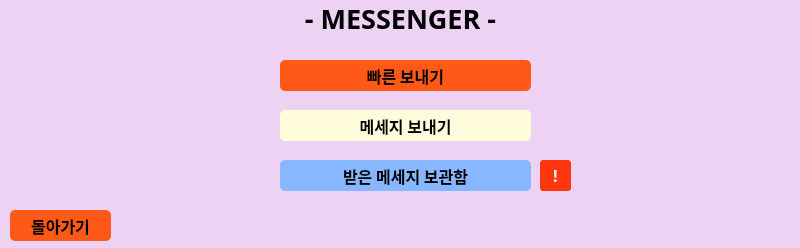
<?xml version="1.0" encoding="UTF-8"?>
<ui version="4.0">
 <class>Dialog</class>
 <widget class="QDialog" name="Dialog">
  <property name="geometry">
   <rect>
    <x>0</x>
    <y>0</y>
    <width>800</width>
    <height>248</height>
   </rect>
  </property>
  <property name="windowTitle">
   <string>Dialog</string>
  </property>
  <widget class="QLabel" name="label">
   <property name="geometry">
    <rect>
     <x>0</x>
     <y>0</y>
     <width>801</width>
     <height>371</height>
    </rect>
   </property>
   <property name="styleSheet">
    <string notr="true">background-color : #EDD2F3;</string>
   </property>
   <property name="text">
    <string/>
   </property>
   <property name="indent">
    <number>-1</number>
   </property>
  </widget>
  <widget class="QPushButton" name="goBackBtn">
   <property name="geometry">
    <rect>
     <x>10</x>
     <y>210</y>
     <width>101</width>
     <height>31</height>
    </rect>
   </property>
   <property name="font">
    <font>
     <family>Noto Sans CJK KR Black</family>
     <pointsize>12</pointsize>
     <weight>75</weight>
     <bold>true</bold>
    </font>
   </property>
   <property name="styleSheet">
    <string notr="true">background-color : rgb(255, 89, 24);
border-radius : 5px;</string>
   </property>
   <property name="text">
    <string>돌아가기</string>
   </property>
  </widget>
  <widget class="QLabel" name="voteLabel">
   <property name="geometry">
    <rect>
     <x>0</x>
     <y>0</y>
     <width>801</width>
     <height>71</height>
    </rect>
   </property>
   <property name="font">
    <font>
     <family>Noto Sans CJK KR Black</family>
     <pointsize>20</pointsize>
     <weight>75</weight>
     <bold>true</bold>
    </font>
   </property>
   <property name="text">
    <string>- MESSENGER -</string>
   </property>
   <property name="alignment">
    <set>Qt::AlignHCenter|Qt::AlignTop</set>
   </property>
  </widget>
  <widget class="QPushButton" name="quickSendBtn">
   <property name="geometry">
    <rect>
     <x>280</x>
     <y>60</y>
     <width>251</width>
     <height>31</height>
    </rect>
   </property>
   <property name="font">
    <font>
     <family>Noto Sans CJK KR Black</family>
     <pointsize>12</pointsize>
     <weight>75</weight>
     <bold>true</bold>
    </font>
   </property>
   <property name="styleSheet">
    <string notr="true">background-color : rgb(255, 89, 24);
border-radius : 5px;</string>
   </property>
   <property name="text">
    <string>빠른 보내기</string>
   </property>
  </widget>
  <widget class="QPushButton" name="sendBtn">
   <property name="geometry">
    <rect>
     <x>280</x>
     <y>110</y>
     <width>251</width>
     <height>31</height>
    </rect>
   </property>
   <property name="font">
    <font>
     <family>Noto Sans CJK KR Black</family>
     <pointsize>12</pointsize>
     <weight>75</weight>
     <bold>true</bold>
    </font>
   </property>
   <property name="styleSheet">
    <string notr="true">background-color : #FFFCDC;
border-radius : 5px;</string>
   </property>
   <property name="text">
    <string>메세지 보내기</string>
   </property>
  </widget>
  <widget class="QPushButton" name="archiveBtn">
   <property name="geometry">
    <rect>
     <x>280</x>
     <y>160</y>
     <width>251</width>
     <height>31</height>
    </rect>
   </property>
   <property name="font">
    <font>
     <family>Noto Sans CJK KR Black</family>
     <pointsize>12</pointsize>
     <weight>75</weight>
     <bold>true</bold>
    </font>
   </property>
   <property name="styleSheet">
    <string notr="true">background-color : rgb(135, 183, 255);
border-radius : 5px;</string>
   </property>
   <property name="text">
    <string>받은 메세지 보관함</string>
   </property>
  </widget>
  <widget class="QLabel" name="newMessage">
   <property name="geometry">
    <rect>
     <x>540</x>
     <y>160</y>
     <width>31</width>
     <height>31</height>
    </rect>
   </property>
   <property name="font">
    <font>
     <family>Noto Sans CJK KR Black</family>
     <pointsize>12</pointsize>
     <weight>75</weight>
     <bold>true</bold>
    </font>
   </property>
   <property name="styleSheet">
    <string notr="true">background-color : rgb(255, 55, 15);
border-radius : 3px;
color : white;</string>
   </property>
   <property name="text">
    <string>!</string>
   </property>
   <property name="alignment">
    <set>Qt::AlignCenter</set>
   </property>
  </widget>
 </widget>
 <resources/>
 <connections/>
</ui>
